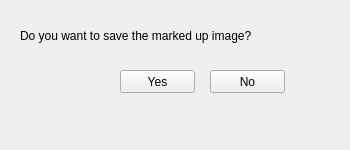
<?xml version="1.0" encoding="UTF-8"?>
<ui version="4.0">
 <class>Save_question</class>
 <widget class="QWidget" name="Save_question">
  <property name="geometry">
   <rect>
    <x>0</x>
    <y>0</y>
    <width>350</width>
    <height>150</height>
   </rect>
  </property>
  <property name="windowTitle">
   <string>Form</string>
  </property>
  <property name="locale">
   <locale language="English" country="UnitedStates"/>
  </property>
  <widget class="QLabel" name="question">
   <property name="geometry">
    <rect>
     <x>20</x>
     <y>10</y>
     <width>311</width>
     <height>51</height>
    </rect>
   </property>
   <property name="locale">
    <locale language="English" country="UnitedStates"/>
   </property>
   <property name="text">
    <string>Do you want to save the marked up image?</string>
   </property>
  </widget>
  <widget class="QPushButton" name="yes_btn">
   <property name="geometry">
    <rect>
     <x>120</x>
     <y>70</y>
     <width>75</width>
     <height>23</height>
    </rect>
   </property>
   <property name="text">
    <string>Yes</string>
   </property>
  </widget>
  <widget class="QPushButton" name="no_btn">
   <property name="geometry">
    <rect>
     <x>210</x>
     <y>70</y>
     <width>75</width>
     <height>23</height>
    </rect>
   </property>
   <property name="text">
    <string>No</string>
   </property>
  </widget>
 </widget>
 <resources/>
 <connections/>
</ui>
